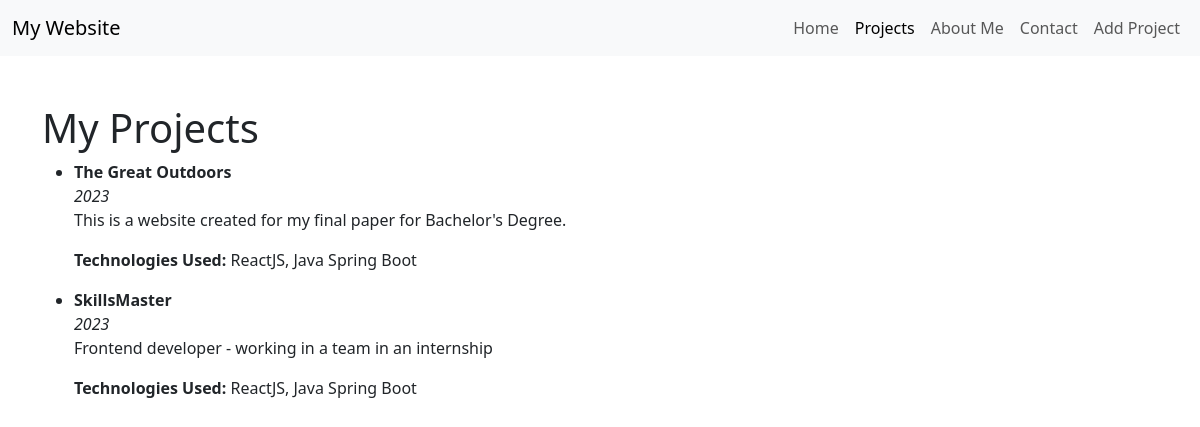
Page /projects on the earlier database version.
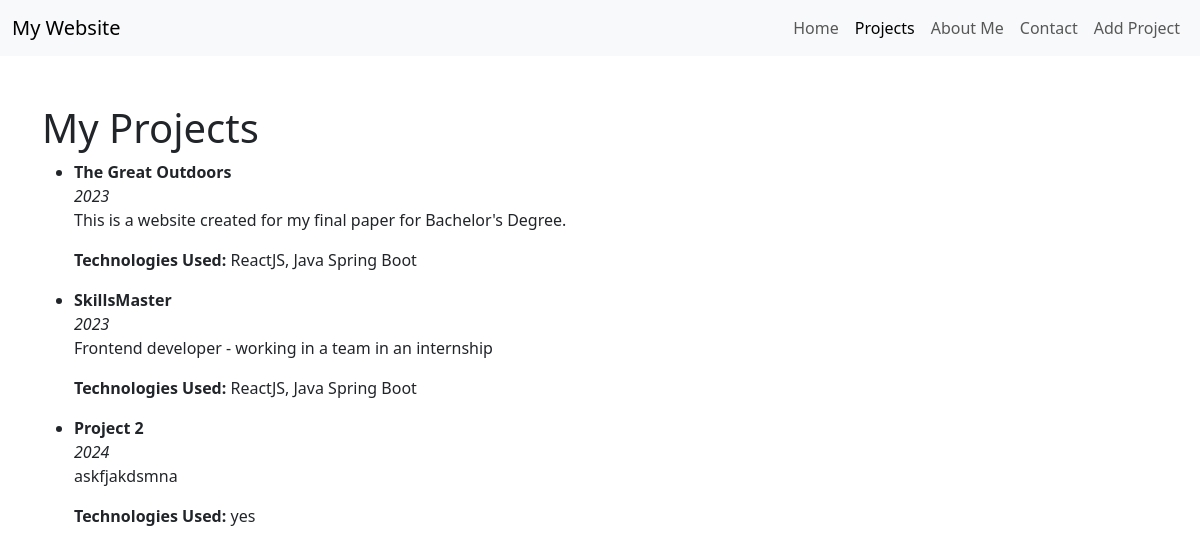
Same page on the later database version.
### app.py (models this page shows, shortened)
class Project(db.Model):
    id = db.Column(db.Integer, primary_key=True)
    title = db.Column(db.String(100), nullable=False)
    description = db.Column(db.Text, nullable=False)
    technology = db.Column(db.String(100), nullable=False)
    yearCreated = db.Column(db.Integer, nullable=False)

### app.py (the view)
@app.route('/projects')
def projects():
    projects = Project.query.all()  # Get all the projects
    return render_template('projects.html', projects=projects)

### templates/projects.html (shortened to what this page needs)
<!DOCTYPE html>
<html lang="en">
<head>
</head>
<body>
    {% extends 'layout.html' %}
    {% block content %}
    <h1>My Projects</h1>
    {% if projects %}
        <ul>
            {% for project in projects %}
                <li>
                    <strong>{{ project.title }}</strong><br>
                    <em>{{ project.yearCreated }}</em><br>
                    <p>{{ project.description }}</p>
                    <p><strong>Technologies Used:</strong> {{ project.technology }}</p>
                </li>
            {% endfor %}
        </ul>
    {% else %}
        <p>No projects found.</p>
    {% endif %}
    {% endblock %}

### templates/layout.html (shortened to what this page needs)
<!DOCTYPE html>
<html lang="en">
<head>
    <link href="https://cdn.jsdelivr.net/npm/bootstrap@5.3.0-alpha1/dist/css/bootstrap.min.css" rel="stylesheet">
</head>
<body>
    <nav class="navbar navbar-expand-lg navbar-light bg-light">
        <div class="container-fluid">
            <a class="navbar-brand" href="{{ url_for('home') }}">My Website</a>
            <div class="collapse navbar-collapse" id="navbarNav">
                <ul class="navbar-nav ms-auto">
                    <li class="nav-item">
                        <a class="nav-link {% if request.endpoint == 'home' %}active{% endif %}" href="{{ url_for('home') }}">Home</a>
                    </li>
                    <li class="nav-item">
                        <a class="nav-link {% if request.endpoint == 'projects' %}active{% endif %}" href="{{ url_for('projects') }}">Projects</a>
                    </li>
                    <li class="nav-item">
                        <a class="nav-link {% if request.endpoint == 'about' %}active{% endif %}" href="{{ url_for('about') }}">About Me</a>
                    </li>
                    <li class="nav-item">
                        <a class="nav-link {% if request.endpoint == 'contact' %}active{% endif %}" href="{{ url_for('contact') }}">Contact</a>
                    </li>
                    <li class="nav-item">
                        <a class="nav-link {% if request.endpoint == 'add_project' %}active{% endif %}" href="{{ url_for('add_project') }}">Add Project</a>
                    </li>
                </ul>
            </div>
        </div>
    </nav>
    <div class="container mt-5">
        {% block content %}{% endblock %}
    </div>
</body>
</html>

Differences in the rows shown:
added Project: title "Project 2", yearCreated "2024", description "askfjakdsmna", technology "yes"
